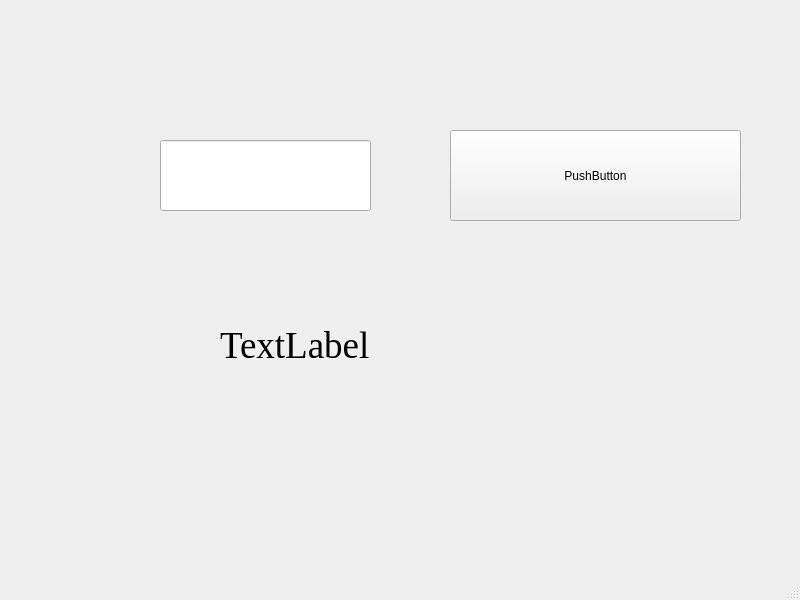
<?xml version="1.0" encoding="UTF-8"?>
<ui version="4.0">
 <class>MainWindow</class>
 <widget class="QMainWindow" name="MainWindow">
  <property name="geometry">
   <rect>
    <x>0</x>
    <y>0</y>
    <width>800</width>
    <height>600</height>
   </rect>
  </property>
  <property name="windowTitle">
   <string>MainWindow</string>
  </property>
  <widget class="QWidget" name="centralwidget">
   <widget class="QLabel" name="lbl_Display">
    <property name="geometry">
     <rect>
      <x>220</x>
      <y>280</y>
      <width>371</width>
      <height>131</height>
     </rect>
    </property>
    <property name="font">
     <font>
      <family>Times New Roman</family>
      <pointsize>28</pointsize>
     </font>
    </property>
    <property name="cursor">
     <cursorShape>ArrowCursor</cursorShape>
    </property>
    <property name="text">
     <string>TextLabel</string>
    </property>
   </widget>
   <widget class="QPushButton" name="btn_Change">
    <property name="geometry">
     <rect>
      <x>450</x>
      <y>130</y>
      <width>291</width>
      <height>91</height>
     </rect>
    </property>
    <property name="text">
     <string>PushButton</string>
    </property>
   </widget>
   <widget class="QLineEdit" name="line_Input">
    <property name="geometry">
     <rect>
      <x>160</x>
      <y>140</y>
      <width>211</width>
      <height>71</height>
     </rect>
    </property>
   </widget>
  </widget>
  <widget class="QMenuBar" name="menubar">
   <property name="geometry">
    <rect>
     <x>0</x>
     <y>0</y>
     <width>800</width>
     <height>25</height>
    </rect>
   </property>
  </widget>
  <widget class="QStatusBar" name="statusbar"/>
 </widget>
 <resources/>
 <connections/>
</ui>
